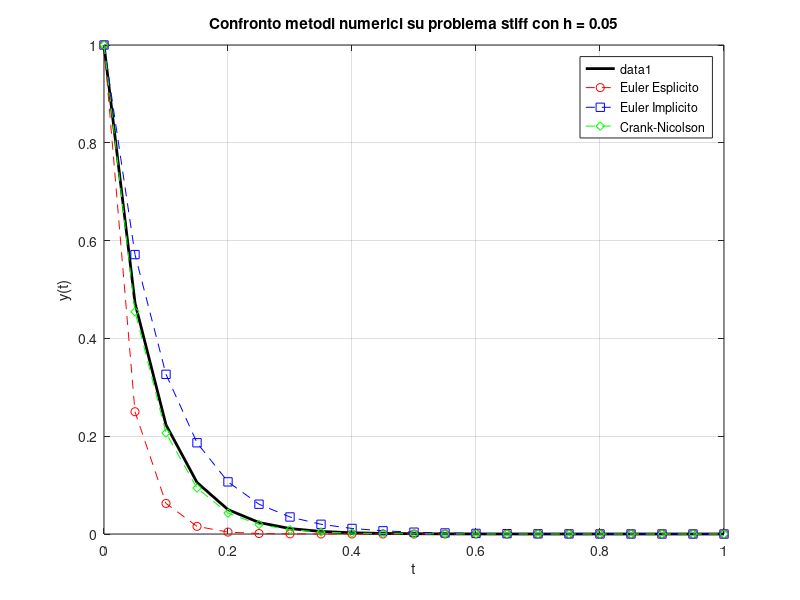

Write MATLAB code to recreate this figure.
% Equazione differenziale: y'(t) = -15y(t); y(0) = 1
% Si tratta di un problema stiff per via dell'elevata costante negativa.
clear; clc; close all

%% Parametri del problema stiff
lambda = -15;             % Coefficiente stiff (molto negativo → soluzione decade rapidamente)
y0 = 1;                   % Valore iniziale
T = 1;                    % Tempo finale della simulazione
h = 0.05;                 % Passo temporale (fisso)
N = round(T / h);         % Numero di passi temporali
t = linspace(0, T, N+1);  % Vettore dei tempi (da 0 a T, con N+1 punti)

% Soluzione esatta del problema: y(t) = y0 * exp(lambda * t)
y_exact = y0 * exp(lambda * t);

%% Inizializzazione delle soluzioni numeriche
y_euler_exp = zeros(1, N+1);        % Vettore per Euler esplicito
y_euler_exp(1) = y0;                % Condizione iniziale

y_euler_imp = zeros(1, N+1);        % Vettore per Euler implicito
y_euler_imp(1) = y0;

y_crank_nic = zeros(1, N+1);        % Vettore per Crank-Nicolson (trapezi)
y_crank_nic(1) = y0;

%% Applicazione dei metodi numerici
for n = 1:N

    % === Metodo di Euler esplicito ===
    % Formula: y_{n+1} = y_n + h * f(t_n, y_n)
    y_euler_exp(n+1) = y_euler_exp(n) + h * lambda * y_euler_exp(n);

    % === Metodo di Euler implicito ===
    % Formula: y_{n+1} = y_n / (1 - h*lambda)
    y_euler_imp(n+1) = y_euler_imp(n) / (1 - h * lambda);

    % === Metodo di Crank–Nicolson (semi-implicito) ===
    % Formula: y_{n+1} = y_n * (1 + 0.5*h*lambda) / (1 - 0.5*h*lambda)
    a = 1 + 0.5 * h * lambda;
    b = 1 - 0.5 * h * lambda;
    y_crank_nic(n+1) = y_crank_nic(n) * (a / b);
end

%% Visualizzazione dei risultati
figure;
plot(t, y_exact, 'k-', 'LineWidth', 2); hold on;                        % Soluzione esatta
plot(t, y_euler_exp, 'r--o', 'DisplayName', 'Euler Esplicito');         % Euler esplicito
plot(t, y_euler_imp, 'b--s', 'DisplayName', 'Euler Implicito');         % Euler implicito
plot(t, y_crank_nic, 'g--d', 'DisplayName', 'Crank-Nicolson');          % Crank–Nicolson

legend('Location', 'northeast');
xlabel('t'); ylabel('y(t)');
title(['Confronto metodi numerici su problema stiff con h = ', num2str(h)]);
grid on;
